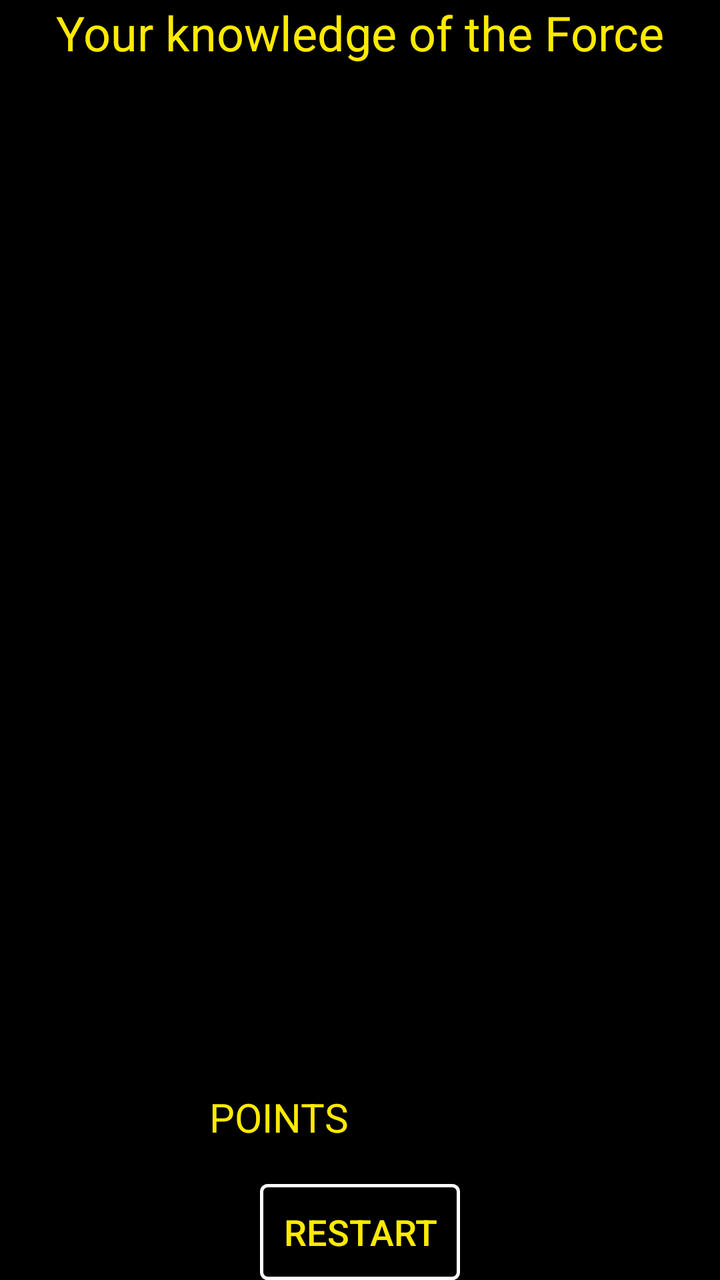
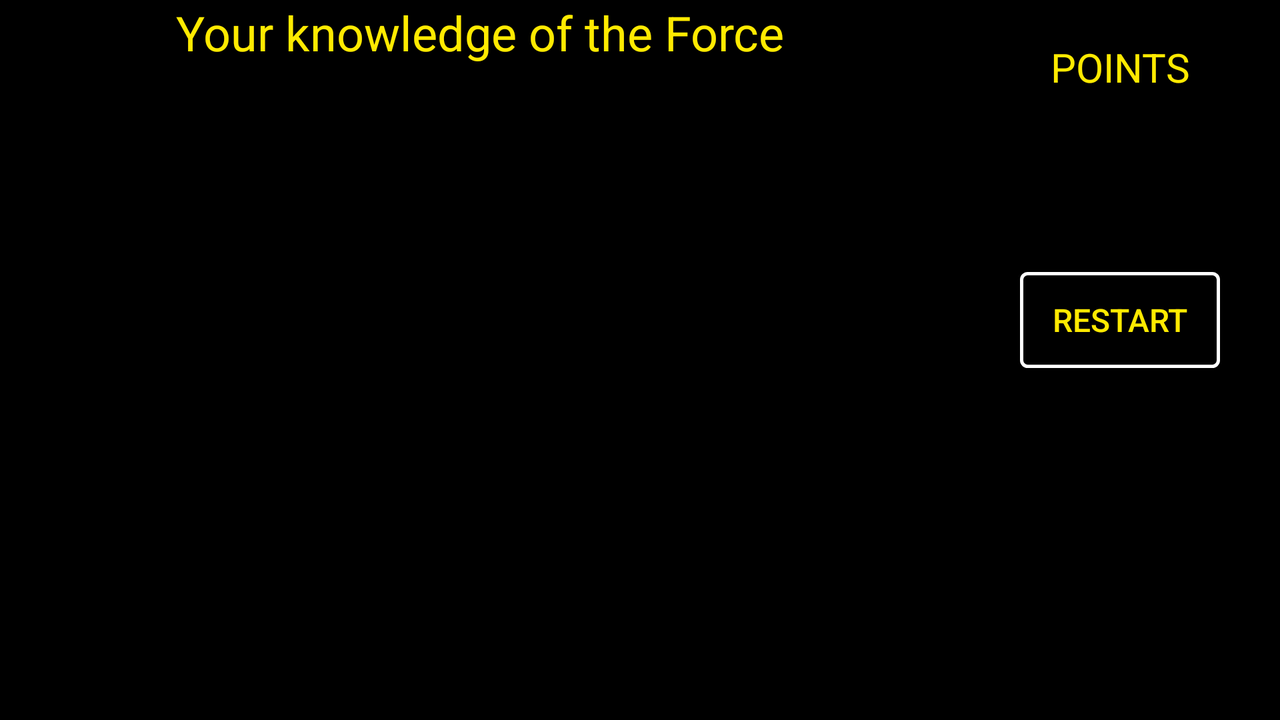

Two renders of one Android screen. The first uses the default layout on a phone; the second uses the alternative layout the repository ships for a different screen configuration, on a matching device. The two XML files are below.
<!-- AndroidManifest.xml: application theme AppTheme -->
<!-- res/layout/score_layout.xml -->
<?xml version="1.0" encoding="utf-8"?>

    <FrameLayout
        xmlns:android="http://schemas.android.com/apk/res/android"
        xmlns:app="http://schemas.android.com/apk/res-auto"
        xmlns:tools="http://schemas.android.com/tools"
        tools:context="com.example.android.starwarsquizz.FinalScore"
        android:layout_width="match_parent"
        android:layout_height="match_parent"
        android:fillViewport="true"
        android:background="@android:color/black">
        <ImageView
            android:layout_width="match_parent"
            android:layout_height="match_parent"
            android:src="@drawable/final_screen"
            android:scaleType="centerCrop"
            android:adjustViewBounds="true"
            android:alpha=".40"/>

        <LinearLayout
            android:layout_width="match_parent"
            android:layout_height="match_parent"
            android:orientation="vertical">

            <TextView
                android:layout_width="match_parent"
                android:layout_height="wrap_content"
                android:text="@string/your_knowledge_of_the_force"
                android:textSize="@dimen/BigFontSize"
                android:textColor="@color/yellow"
                android:gravity="center"
                android:layout_marginBottom="@dimen/TwentyDP"/>

            <ImageView
                android:id="@+id/score_picture"
                android:layout_width="wrap_content"
                android:layout_height="0dp"
                android:layout_weight="1"
                android:src="@drawable/trooper"/>

            <LinearLayout
                android:layout_width="match_parent"
                android:layout_height="wrap_content"
                android:orientation="horizontal">

                <TextView
                    android:layout_width="0dp"
                    android:layout_height="wrap_content"
                    android:layout_weight="1"
                    android:text="@string/points"
                    android:textAllCaps="true"
                    android:textSize="@dimen/TwentySP"
                    android:textColor="@color/yellow"
                    android:gravity="end"
                    android:layout_marginTop="@dimen/TwentyDP"
                    android:paddingEnd="@dimen/SixDP"
                    android:paddingRight="@dimen/SixDP"
                    android:paddingStart="@dimen/SixDP"
                    android:paddingLeft="@dimen/SixDP"/>

                <TextView
                    android:id="@+id/score"
                    android:layout_width="0dp"
                    android:layout_height="wrap_content"
                    android:layout_weight="1"
                    android:text=""
                    android:textSize="@dimen/EighteenSP"
                    android:textColor="@android:color/white"
                    android:gravity="start"
                    android:layout_marginTop="@dimen/TwentyDP"
                    android:paddingEnd="@dimen/SixDP"
                    android:paddingRight="@dimen/SixDP"
                    android:paddingStart="@dimen/SixDP"
                    android:paddingLeft="@dimen/SixDP"/>

            </LinearLayout>

            <Button
                android:layout_width="@dimen/OneHundredDP"
                android:layout_height="wrap_content"
                android:background="@drawable/button_border"
                android:layout_gravity="center"
                android:layout_marginTop="@dimen/TwentyDP"
                android:text="@string/restart"
                android:textColor="@color/yellow"
                android:textSize="@dimen/EighteenSP"
                android:onClick="restart"/>

        </LinearLayout>


    </FrameLayout>
<!-- resources referenced by this layout -->
<resources>
  <color name="yellow">#FFEA00</color>
  <dimen name="BigFontSize">24sp</dimen>
  <dimen name="EighteenSP">18sp</dimen>
  <dimen name="OneHundredDP">100dp</dimen>
  <dimen name="SixDP">6dp</dimen>
  <dimen name="TwentyDP">20dp</dimen>
  <dimen name="TwentySP">20sp</dimen>
  <!-- drawable button_border (drawable) -->
  <?xml version="1.0" encoding="utf-8"?>
  
  <shape xmlns:android="http://schemas.android.com/apk/res/android"
      android:shape="rectangle">
      <corners android:radius="3dp" />
      <stroke android:width="5px" android:color="#ffffff" />
  </shape>
  <string name="points">points</string>
  <string name="restart">restart</string>
  <string name="your_knowledge_of_the_force">Your knowledge of the Force</string>
  <style name="AppTheme" parent="Theme.AppCompat.Light.DarkActionBar">
          
          <item name="colorPrimary">#000000</item>
          <item name="colorPrimaryDark">@color/colorPrimaryDark</item>
          <item name="colorAccent">@color/colorAccent</item>
          <item name="colorButtonNormal">#000000</item>
          <item name="colorControlHighlight">#B0BEC5</item>
          <item name="android:colorPressedHighlight">#607D8B</item>
          <item name="colorControlActivated">#455A64</item>
      </style>
  <color name="colorPrimaryDark">#000000</color>
  <color name="colorAccent">#FF4081</color>
</resources>
<!-- res/layout-land/score_layout.xml (the repository's variant of the layout above) -->
<!-- drawn on the phone turned sideways -->
<?xml version="1.0" encoding="utf-8"?>

    <FrameLayout
        xmlns:android="http://schemas.android.com/apk/res/android"
        xmlns:app="http://schemas.android.com/apk/res-auto"
        xmlns:tools="http://schemas.android.com/tools"
        tools:context="com.example.android.starwarsquizz.FinalScore"
        android:layout_width="match_parent"
        android:layout_height="match_parent"
        android:fillViewport="true"
        android:background="@android:color/black">

    <ImageView
        android:layout_width="match_parent"
        android:layout_height="match_parent"
        android:src="@drawable/final_screen"
        android:scaleType="centerCrop"
        android:adjustViewBounds="true"
        android:alpha=".40"/>

        <LinearLayout
            android:layout_width="match_parent"
            android:layout_height="match_parent"
            android:orientation="horizontal">

            <LinearLayout
                android:layout_width="0dp"
                android:layout_height="match_parent"
                android:layout_weight="3"
                android:orientation="vertical">

                <TextView
                    android:layout_width="match_parent"
                    android:layout_height="wrap_content"
                    android:text="@string/your_knowledge_of_the_force"
                    android:textSize="@dimen/BigFontSize"
                    android:textColor="@color/yellow"
                    android:gravity="center"
                    android:layout_marginBottom="@dimen/TwentyDP"/>

                <ImageView
                    android:id="@+id/score_picture"
                    android:layout_width="wrap_content"
                    android:layout_height="match_parent"
                    android:src="@drawable/trooper"
                    android:layout_gravity="center"
                    android:layout_marginBottom="@dimen/TenDP"/>

            </LinearLayout>

            <LinearLayout
                android:layout_width="0dp"
                android:layout_height="match_parent"
                android:orientation="vertical"
                android:layout_weight="1">

                <TextView
                    android:layout_width="match_parent"
                    android:layout_height="wrap_content"
                    android:text="@string/points"
                    android:textAllCaps="true"
                    android:textSize="@dimen/TwentySP"
                    android:textColor="@color/yellow"
                    android:gravity="center"
                    android:layout_marginTop="@dimen/TwentyDP"/>

                <TextView
                    android:id="@+id/score"
                    android:layout_width="match_parent"
                    android:layout_height="wrap_content"
                    android:text=""
                    android:textAllCaps="true"
                    android:textSize="@dimen/AnswerFontSize"
                    android:textColor="@android:color/white"
                    android:gravity="center"
                    android:layout_marginTop="@dimen/TwentyDP"
                    android:layout_marginBottom="@dimen/ThirtyDP"/>

                <Button
                    android:layout_width="@dimen/OneHundredDP"
                    android:layout_height="wrap_content"
                    android:background="@drawable/button_border"
                    android:layout_gravity="center"
                    android:layout_marginTop="@dimen/TwentyDP"
                    android:text="@string/restart"
                    android:textSize="@dimen/QuestionFontSize"
                    android:textColor="@color/yellow"
                    android:onClick="restart"/>

            </LinearLayout>

        </LinearLayout>





    </FrameLayout>
<!-- resources referenced by the variant -->
<!-- as the phone turned sideways resolves them -->
<resources>
  <color name="yellow">#FFEA00</color>
  <dimen name="AnswerFontSize">14sp</dimen>
  <dimen name="BigFontSize">24sp</dimen>
  <dimen name="OneHundredDP">100dp</dimen>
  <dimen name="QuestionFontSize">16sp</dimen>
  <dimen name="TenDP">10dp</dimen>
  <dimen name="ThirtyDP">30dp</dimen>
  <dimen name="TwentyDP">20dp</dimen>
  <dimen name="TwentySP">20sp</dimen>
  <!-- drawable button_border (drawable) -->
  <?xml version="1.0" encoding="utf-8"?>
  
  <shape xmlns:android="http://schemas.android.com/apk/res/android"
      android:shape="rectangle">
      <corners android:radius="3dp" />
      <stroke android:width="5px" android:color="#ffffff" />
  </shape>
  <string name="points">points</string>
  <string name="restart">restart</string>
  <string name="your_knowledge_of_the_force">Your knowledge of the Force</string>
  <style name="AppTheme" parent="Theme.AppCompat.Light.DarkActionBar">
          
          <item name="colorPrimary">#000000</item>
          <item name="colorPrimaryDark">@color/colorPrimaryDark</item>
          <item name="colorAccent">@color/colorAccent</item>
          <item name="colorButtonNormal">#000000</item>
          <item name="colorControlHighlight">#B0BEC5</item>
          <item name="android:colorPressedHighlight">#607D8B</item>
          <item name="colorControlActivated">#455A64</item>
      </style>
  <color name="colorPrimaryDark">#000000</color>
  <color name="colorAccent">#FF4081</color>
</resources>
